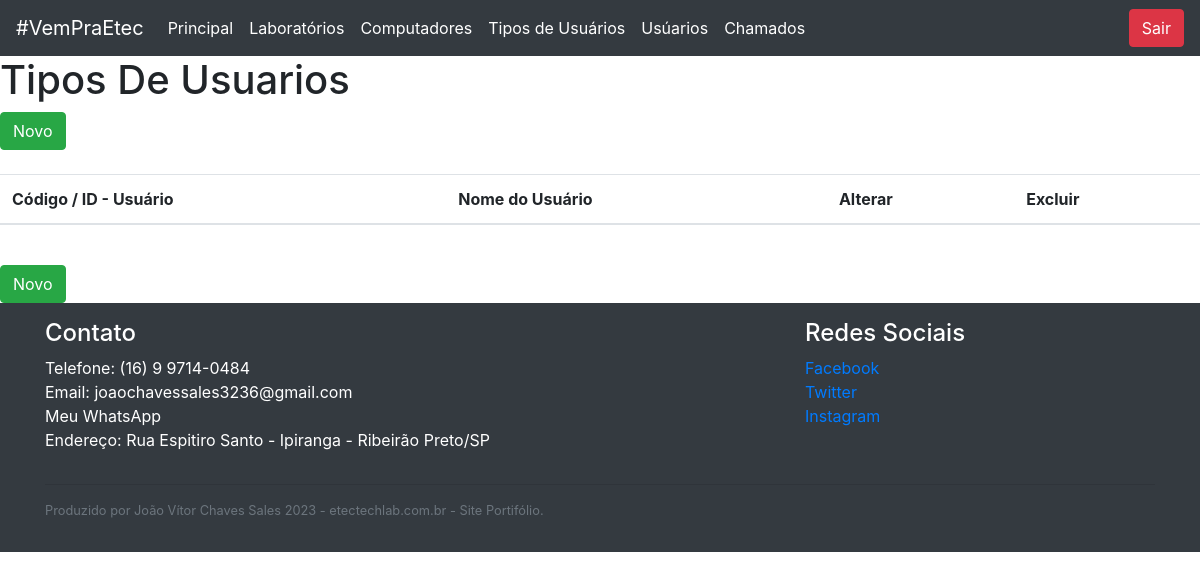
/Fontes/tiposdeusuarios.php (signed in), run on an earlier commit of the app's database.
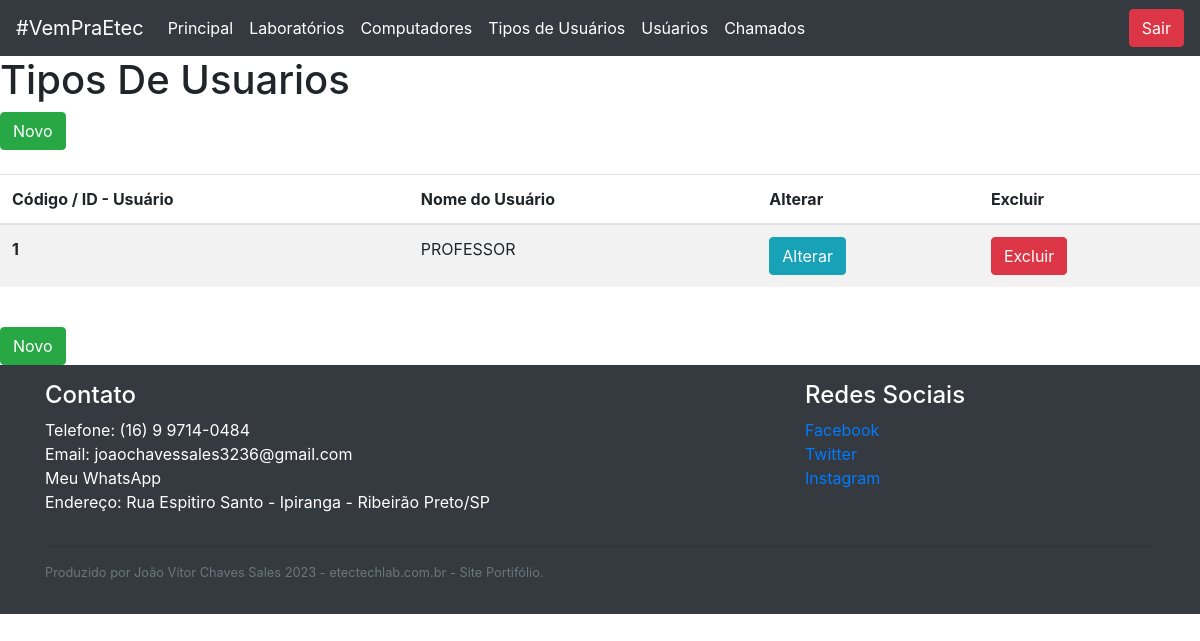
And on a later commit of the database.
### tables this page shows
CREATE TABLE tipodeusuario (IDTIPODEUSUARIO INT PRIMARY KEY AUTO_INCREMENT);

### Fontes/tiposdeusuarios.php (the view, shortened to what this page needs)
<!DOCTYPE html>
<html lang="pt-br">
<head>
</head>
<body class="meu-body">
    <nav class="navbar navbar-expand-lg navbar-dark bg-dark">
        <a class="navbar-brand" href="https://etecribeiraopreto.com.br" target="_blank">#VemPraEtec</a>
        <div class="collapse navbar-collapse" id="navbarTogglerDemo02">
            <ul class="navbar-nav mr-auto mt-2 mt-lg-0">
                <li class="nav-item active">
                    <a class="nav-link" href="principal.php">Principal<span class="sr-only">(Página principal)</span></a>
                </li>
                <li class="nav-item active">
                    <a class="nav-link" href="laboratorios.php">Laboratórios</a>
                </li>
                <li class="nav-item active">
                    <a class="nav-link" href="computadores.php">Computadores</a>
                </li>
                <li class="nav-item active">
                    <a class="nav-link" href="tiposdeusuarios.php">Tipos de Usuários</a>
                </li>
                <li class="nav-item active">
                    <a class="nav-link" href="usuarios.php">Usúarios</a>
                </li>
                <li class="nav-item active">
                    <a class="nav-link" href="chamados.php">Chamados</a>
                </li>
            </ul>
            <a href="fazerlogout.php">
                <button type="button" class="btn btn-danger">Sair</button>
            </a>
        </div>
    </nav>
    <div class="meu-container">
        <h1>Tipos De Usuarios</h1>
        <a href="tipodeusuario.php">
            <button type="button" class="btn btn-success">
                Novo
            </button>
        </a>
        <br><br>
        <?php
        require("conexaobd.php");
        $consulta = "select IDTIPODEUSUARIO as idTipodeusuario, NOME as nomeTipodeusuario from tipodeusuario order by NOME;";
        $stmt = $pdo->prepare($consulta);
        $stmt->execute();
        ?>
        <table class="table table-striped">
            <thead>
                <tr>
                    <th scope="col">Código / ID - Usuário</th>
                    <th scope="col">Nome do Usuário</th>
                    <th scope="col">Alterar</th>
                    <th scope="col">Excluir</th>
                </tr>
            </thead>
            <tbody>
                <?php
                foreach ($stmt as $registro) {
                    $idTipodeusuario = $registro["idTipodeusuario"];
                    $nomeTipodeusuario = $registro["nomeTipodeusuario"];
                ?>
                    <tr>
                        <th scope="row">
                            <?php echo $idTipodeusuario; ?>
                        </th>
                        <td>
                            <?php echo $nomeTipodeusuario; ?>
                        </td>
                        <td>
                            <a href="tipodeusuario.php?idTipodeusuario=<?php echo $idTipodeusuario; ?>">
                                <button type="button" class="btn btn-info">Alterar</button>
                            </a>
                        </td>
                        <td>
                            <a href="excluirtipodeusuario.php?idTipodeusuario=<?php echo $idTipodeusuario; ?>">
                                <button type="button" class="btn btn-danger">Excluir</button>
                            </a>
                        </td>
                    </tr>
                <?php
                }
                ?>
            </tbody>
        </table>
        <br>
        <a href="tipodeusuario.php">
            <button type="button" class="btn btn-success">
                Novo
            </button>
        </a>
    </div>
    <footer class="bg-dark text-white py-3">
        <div class="container">
            <div class="row">
                <div class="col-md-8">
                    <h4>Contato</h4>
                    <ul class="list-unstyled">
                        <li>Telefone: <a href="tel:+55016997140484" style="text-decoration: none; color:white;"> (16) 9 9714-0484</a></li>
                        <li style="text-decoration: none;">Email: <a class="link-meu-email" style="text-decoration: none; color:white;" href="mailto:joaochavessales3236@gmail.com">joaochavessales3236@gmail.com</a></li>
                        <li><a href="https://wa.me/qr/SIVNAHJM56RFC1" style="text-decoration: none; color:white;">Meu WhatsApp</a></li>
                        <li>Endereço: Rua Espitiro Santo - Ipiranga - Ribeirão Preto/SP</li>
                    </ul>
                </div>
                <div class="col-md-4">
                    <h4>Redes Sociais</h4>
                    <ul class="list-unstyled">
                        <li><a href="https://www.facebook.com/EtecRP/" target="_blank"><i class="fab fa-facebook"></i>Facebook</a></li>
                        <li><a href="https://twitter.com/"><i class="fab fa-twitter" target="_blank"></i>Twitter</a></li>
                        <li><a href="https://www.instagram.com"><i class="fab fa-instagram" target="_blank"></i>Instagram</a></li>
                    </ul>
                </div>
            </div>
            <hr>
            <p class="text-muted small">Produzido por João Vítor Chaves Sales 2023 - etectechlab.com.br - Site Portifólio.</p>
        </div>
    </footer>
</body>
</html>
<link rel="stylesheet" href="https://stackpath.bootstrapcdn.com/bootstrap/4.1.3/css/bootstrap.min.css">
<link rel="stylesheet" href="css/meuestilo.css">

What changed in the data, as far as the page shows it:
added tipodeusuario: IDTIPODEUSUARIO "1", NOME "PROFESSOR"
